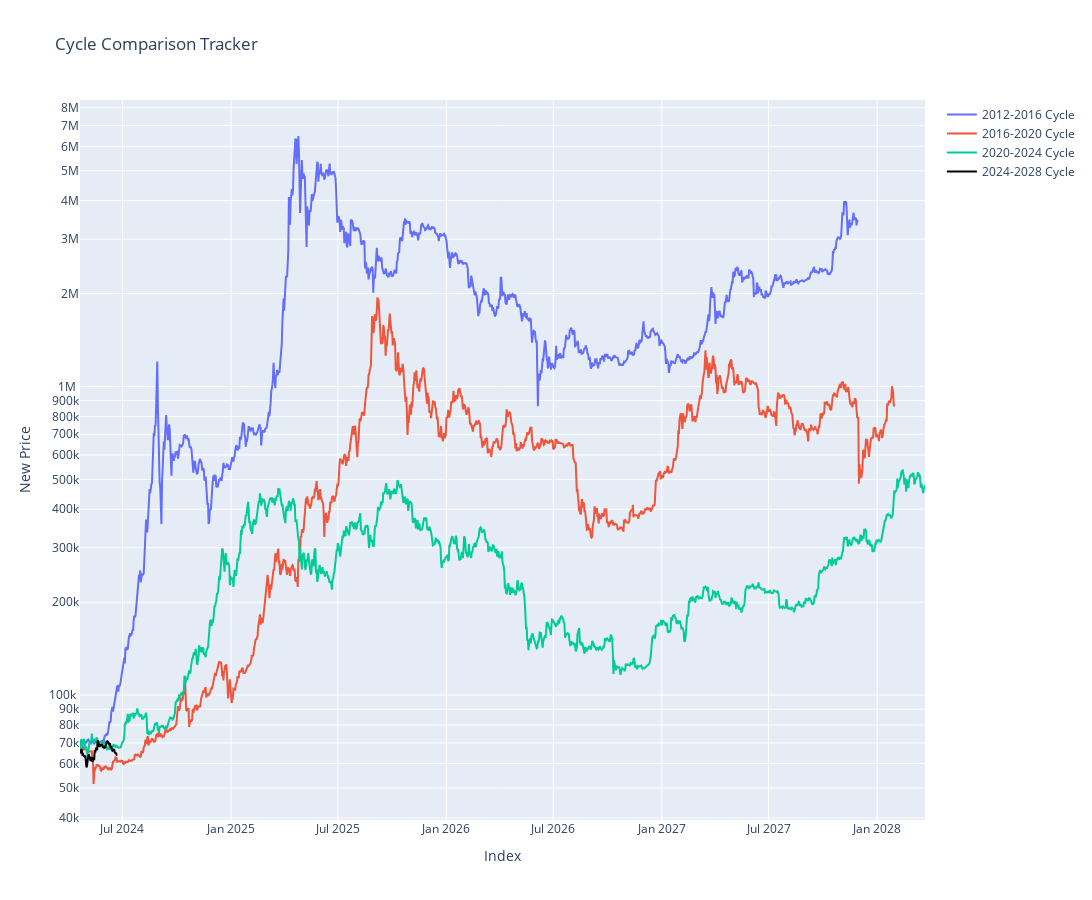

The cell this chart's notebook holds for it:
### Code cell
import plotly.graph_objects as go
import pandas as pd

# Create a new figure
fig = go.Figure()

# Calculate the average of new_price for cycle3 and cycle4
average_price = pd.concat([cycle3['new_price'], cycle2['new_price'], cycle4['new_price']], axis=1).mean(axis=1)

# Convert the average_price Series into a DataFrame
average_price = average_price.to_frame()

# Rename the 0 column to 'new_price'
average_price.columns = ['new_price']

# Add a new column called 'new_date' and use the 'new_date' column from cycle4
average_price['new_date'] = cycle4['new_date']

# Add traces for new_price for cycle3 and cycle4
fig.add_trace(go.Scatter(x=cycle2.new_date, y=cycle2['new_price'], mode='lines', name='2012-2016 Cycle'))
fig.add_trace(go.Scatter(x=cycle3.new_date, y=cycle3['new_price'], mode='lines', name='2016-2020 Cycle'))
fig.add_trace(go.Scatter(x=cycle4.new_date, y=cycle4['new_price'], mode='lines', name='2020-2024 Cycle'))
fig.add_trace(go.Scatter(x=cycle5.date, y=cycle5['price'], mode='lines', name='2024-2028 Cycle', line=dict(color='black')))

# Set labels and title
fig.update_layout(
    title='Cycle Comparison Tracker',
    xaxis_title='Index',
    yaxis_title='New Price',
    width=1500,  # Set the width of the plot
    height=900  # Set the height of the plot
)

# Set y-axis to logarithmic scale and format ticks
fig.update_yaxes(type='log', tickformat='s')

# Show the plot
fig.show()

### Figure 1 — Plotly figure (JSON) as saved in the notebook; plotly's stock layout.template omitted (floating-point values rounded to 4 significant figures; data arrays with more than 128 entries replaced by an {"elided": "..."} marker saying what was removed)
{"data": [{"mode": "lines", "name": "2012-2016 Cycle", "type": "scatter", "x": {"elided": "1319 str values"}, "y": {"elided": "1319 float values"}}, {"mode": "lines", "name": "2016-2020 Cycle", "type": "scatter", "x": {"elided": "1381 str values"}, "y": {"elided": "1381 float values"}}, {"mode": "lines", "name": "2020-2024 Cycle", "type": "scatter", "x": {"elided": "1433 str values"}, "y": {"elided": "1433 float values"}}, {"line": {"color": "black"}, "mode": "lines", "name": "2024-2028 Cycle", "type": "scatter", "x": ["2024-04-21T00:00:00", "2024-04-22T00:00:00", "2024-04-23T00:00:00", "2024-04-24T00:00:00", "2024-04-25T00:00:00", "2024-04-26T00:00:00", "2024-04-27T00:00:00", "2024-04-28T00:00:00", "2024-04-29T00:00:00", "2024-04-30T00:00:00", "2024-05-01T00:00:00", "2024-05-02T00:00:00", "2024-05-03T00:00:00", "2024-05-04T00:00:00", "2024-05-05T00:00:00", "2024-05-06T00:00:00", "2024-05-07T00:00:00", "2024-05-08T00:00:00", "2024-05-09T00:00:00", "2024-05-10T00:00:00", "2024-05-11T00:00:00", "2024-05-12T00:00:00", "2024-05-13T00:00:00", "2024-05-14T00:00:00", "2024-05-15T00:00:00", "2024-05-16T00:00:00", "2024-05-17T00:00:00", "2024-05-18T00:00:00", "2024-05-19T00:00:00", "2024-05-20T00:00:00", "2024-05-21T00:00:00", "2024-05-22T00:00:00", "2024-05-23T00:00:00", "2024-05-24T00:00:00", "2024-05-25T00:00:00", "2024-05-26T00:00:00", "2024-05-27T00:00:00", "2024-05-28T00:00:00", "2024-05-29T00:00:00", "2024-05-30T00:00:00", "2024-05-31T00:00:00", "2024-06-01T00:00:00", "2024-06-02T00:00:00", "2024-06-03T00:00:00", "2024-06-04T00:00:00", "2024-06-05T00:00:00", "2024-06-06T00:00:00", "2024-06-07T00:00:00", "2024-06-08T00:00:00", "2024-06-09T00:00:00", "2024-06-10T00:00:00", "2024-06-11T00:00:00", "2024-06-12T00:00:00", "2024-06-13T00:00:00", "2024-06-14T00:00:00", "2024-06-15T00:00:00", "2024-06-16T00:00:00", "2024-06-17T00:00:00", "2024-06-18T00:00:00", "2024-06-19T00:00:00", "2024-06-20T00:00:00", "2024-06-21T00:00:00", "2024-06-22T00:00:00"], "y": [64930.0, 66840.0, 66410.0, 64280.0, 64480.0, 63760.0, 63420.0, 63110.0, 63840.0, 60640.0, 58250.0, 59120.0, 62890.0, 63890.0, 64030.0, 63160.0, 62330.0, 61190.0, 63050.0, 60790.0, 60790.0, 61450.0, 62900.0, 61550.0, 66270.0, 65230.0, 67050.0, 66940.0, 66280.0, 71450.0, 70140.0, 69120.0, 67930.0, 68530.0, 69270.0, 68520.0, 69390.0, 68300.0, 67580.0, 68360.0, 67490.0, 67710.0, 67750.0, 68800.0, 70570.0, 71080.0, 70760.0, 69340.0, 69310.0, 69650.0, 69510.0, 67330.0, 68240.0, 66760.0, 66010.0, 66191, 66640.0, 66490.0, 65140.0, 64960.0, 64830.0, 64100.0, 64270.0]}], "layout": {"height": 900, "title": {"text": "Cycle Comparison Tracker"}, "width": 1500, "xaxis": {"title": {"text": "Index"}}, "yaxis": {"tickformat": "s", "title": {"text": "New Price"}, "type": "log"}}}
